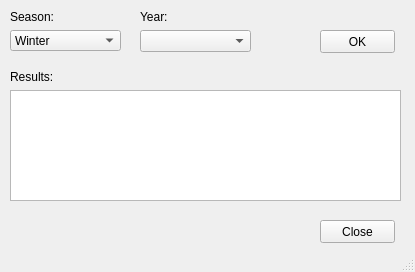
<?xml version="1.0" encoding="UTF-8"?>
<ui version="4.0">
 <class>MainWindow</class>
 <widget class="QMainWindow" name="MainWindow">
  <property name="windowModality">
   <enum>Qt::NonModal</enum>
  </property>
  <property name="geometry">
   <rect>
    <x>0</x>
    <y>0</y>
    <width>415</width>
    <height>272</height>
   </rect>
  </property>
  <property name="windowTitle">
   <string>GUI Program</string>
  </property>
  <property name="locale">
   <locale language="English" country="UnitedKingdom"/>
  </property>
  <widget class="QWidget" name="centralwidget">
   <widget class="QTextBrowser" name="textBrowser">
    <property name="geometry">
     <rect>
      <x>10</x>
      <y>90</y>
      <width>391</width>
      <height>111</height>
     </rect>
    </property>
   </widget>
   <widget class="QComboBox" name="comboBox">
    <property name="geometry">
     <rect>
      <x>10</x>
      <y>30</y>
      <width>111</width>
      <height>21</height>
     </rect>
    </property>
    <item>
     <property name="text">
      <string>Winter</string>
     </property>
    </item>
    <item>
     <property name="text">
      <string>Spring</string>
     </property>
    </item>
    <item>
     <property name="text">
      <string>Summer</string>
     </property>
    </item>
    <item>
     <property name="text">
      <string>Fall</string>
     </property>
    </item>
   </widget>
   <widget class="QComboBox" name="comboBox_2">
    <property name="geometry">
     <rect>
      <x>140</x>
      <y>30</y>
      <width>111</width>
      <height>22</height>
     </rect>
    </property>
   </widget>
   <widget class="QPushButton" name="pushButton">
    <property name="geometry">
     <rect>
      <x>320</x>
      <y>30</y>
      <width>75</width>
      <height>23</height>
     </rect>
    </property>
    <property name="text">
     <string>OK</string>
    </property>
   </widget>
   <widget class="QLabel" name="label">
    <property name="geometry">
     <rect>
      <x>140</x>
      <y>10</y>
      <width>47</width>
      <height>13</height>
     </rect>
    </property>
    <property name="text">
     <string>Year:</string>
    </property>
   </widget>
   <widget class="QLabel" name="label_2">
    <property name="geometry">
     <rect>
      <x>10</x>
      <y>10</y>
      <width>47</width>
      <height>13</height>
     </rect>
    </property>
    <property name="text">
     <string>Season:</string>
    </property>
   </widget>
   <widget class="QLabel" name="label_3">
    <property name="geometry">
     <rect>
      <x>10</x>
      <y>70</y>
      <width>47</width>
      <height>13</height>
     </rect>
    </property>
    <property name="text">
     <string>Results:</string>
    </property>
   </widget>
   <widget class="QPushButton" name="pushButton_2">
    <property name="geometry">
     <rect>
      <x>320</x>
      <y>220</y>
      <width>75</width>
      <height>23</height>
     </rect>
    </property>
    <property name="text">
     <string>Close</string>
    </property>
   </widget>
  </widget>
  <widget class="QStatusBar" name="statusbar"/>
  <action name="actionGet_Seasonal_Anime">
   <property name="text">
    <string>Get Seasonal Anime</string>
   </property>
  </action>
 </widget>
 <resources/>
 <connections/>
</ui>
